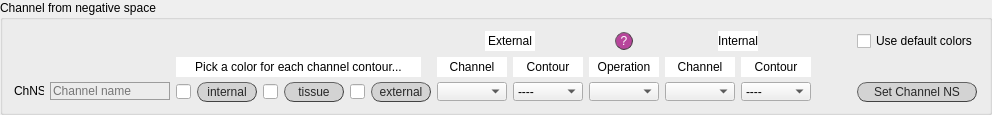
             <widget class="QGroupBox" name="set_chNS">
              <property name="enabled">
               <bool>true</bool>
              </property>
              <property name="sizePolicy">
               <sizepolicy hsizetype="Preferred" vsizetype="Fixed">
                <horstretch>0</horstretch>
                <verstretch>0</verstretch>
               </sizepolicy>
              </property>
              <property name="minimumSize">
               <size>
                <width>0</width>
                <height>115</height>
               </size>
              </property>
              <property name="maximumSize">
               <size>
                <width>16777215</width>
                <height>115</height>
               </size>
              </property>
              <property name="styleSheet">
               <string notr="true">QGroupBox#set_chNS{
font: 25 italic 10pt &quot;Calibri Light&quot;;
text-decoration: underline;
}



</string>
              </property>
              <property name="title">
               <string>Channel from negative space</string>
              </property>
              <layout class="QVBoxLayout" name="verticalLayout_3">
               <item>
                <layout class="QGridLayout" name="gridLayout_3">
                 <item row="2" column="0">
                  <widget class="QLabel" name="label_31">
                   <property name="enabled">
                    <bool>true</bool>
                   </property>
                   <property name="sizePolicy">
                    <sizepolicy hsizetype="Fixed" vsizetype="Fixed">
                     <horstretch>0</horstretch>
                     <verstretch>0</verstretch>
                    </sizepolicy>
                   </property>
                   <property name="minimumSize">
                    <size>
                     <width>30</width>
                     <height>18</height>
                    </size>
                   </property>
                   <property name="maximumSize">
                    <size>
                     <width>30</width>
                     <height>18</height>
                    </size>
                   </property>
                   <property name="styleSheet">
                    <string notr="true">font: 25 10pt &quot;Calibri Light&quot;;</string>
                   </property>
                   <property name="text">
                    <string>ChNS</string>
                   </property>
                  </widget>
                 </item>
                 <item row="1" column="5">
                  <layout class="QHBoxLayout" name="horizontalLayout_44">
                   <item>
                    <widget class="QLabel" name="lab_no_ch_6">
                     <property name="minimumSize">
                      <size>
                       <width>0</width>
                       <height>20</height>
                      </size>
                     </property>
                     <property name="maximumSize">
                      <size>
                       <width>16777215</width>
                       <height>20</height>
                      </size>
                     </property>
                     <property name="styleSheet">
                      <string notr="true">font: 25 10pt &quot;Calibri Light&quot;;
background-color: rgb(255, 255, 255);</string>
                     </property>
                     <property name="text">
                      <string>Channel</string>
                     </property>
                     <property name="alignment">
                      <set>Qt::AlignCenter</set>
                     </property>
                    </widget>
                   </item>
                   <item>
                    <widget class="QLabel" name="lab_no_ch_17">
                     <property name="minimumSize">
                      <size>
                       <width>0</width>
                       <height>20</height>
                      </size>
                     </property>
                     <property name="maximumSize">
                      <size>
                       <width>16777215</width>
                       <height>20</height>
                      </size>
                     </property>
                     <property name="styleSheet">
                      <string notr="true">font: 25 10pt &quot;Calibri Light&quot;;
background-color: rgb(255, 255, 255);</string>
                     </property>
                     <property name="text">
                      <string>Contour</string>
                     </property>
                     <property name="alignment">
                      <set>Qt::AlignCenter</set>
                     </property>
                    </widget>
                   </item>
                  </layout>
                 </item>
                 <item row="2" column="7">
                  <widget class="QPushButton" name="button_set_chNS">
                   <property name="minimumSize">
                    <size>
                     <width>120</width>
                     <height>20</height>
                    </size>
                   </property>
                   <property name="maximumSize">
                    <size>
                     <width>120</width>
                     <height>20</height>
                    </size>
                   </property>
                   <property name="autoFillBackground">
                    <bool>false</bool>
                   </property>
                   <property name="styleSheet">
                    <string notr="true">QPushButton{border-radius:10px;
border-width: 1px;
border-style: outset;
border-color: rgb(66, 66, 66);
background-color: rgb(211, 211, 211);
color: rgb(39, 39, 39);
font: 10pt &quot;Calibri Light&quot;;}

QPushButton:hover{
background-color: #eb6fbd;
border-color: #672146
}</string>
                   </property>
                   <property name="text">
                    <string>Set Channel NS</string>
                   </property>
                   <property name="checkable">
                    <bool>true</bool>
                   </property>
                  </widget>
                 </item>
                 <item row="0" column="3" alignment="Qt::AlignHCenter|Qt::AlignVCenter">
                  <widget class="QLabel" name="lab_no_ch_5">
                   <property name="minimumSize">
                    <size>
                     <width>50</width>
                     <height>20</height>
                    </size>
                   </property>
                   <property name="maximumSize">
                    <size>
                     <width>50</width>
                     <height>20</height>
                    </size>
                   </property>
                   <property name="styleSheet">
                    <string notr="true">font: 25 10pt &quot;Calibri Light&quot;;
background-color: rgb(255, 255, 255);</string>
                   </property>
                   <property name="text">
                    <string>External</string>
                   </property>
                   <property name="alignment">
                    <set>Qt::AlignCenter</set>
                   </property>
                  </widget>
                 </item>
                 <item row="2" column="2">
                  <layout class="QHBoxLayout" name="horizontalLayout_40">
                   <item>
                    <widget class="QLineEdit" name="fillcolor_chNS_int">
                     <property name="enabled">
                      <bool>true</bool>
                     </property>
                     <property name="sizePolicy">
                      <sizepolicy hsizetype="Fixed" vsizetype="Fixed">
                       <horstretch>0</horstretch>
                       <verstretch>0</verstretch>
                      </sizepolicy>
                     </property>
                     <property name="minimumSize">
                      <size>
                       <width>15</width>
                       <height>15</height>
                      </size>
                     </property>
                     <property name="maximumSize">
                      <size>
                       <width>15</width>
                       <height>15</height>
                      </size>
                     </property>
                     <property name="styleSheet">
                      <string notr="true">border-color: rgb(0, 0, 0);</string>
                     </property>
                    </widget>
                   </item>
                   <item>
                    <widget class="QPushButton" name="fillcolor_chNS_int_btn">
                     <property name="enabled">
                      <bool>true</bool>
                     </property>
                     <property name="sizePolicy">
                      <sizepolicy hsizetype="Fixed" vsizetype="Fixed">
                       <horstretch>0</horstretch>
                       <verstretch>0</verstretch>
                      </sizepolicy>
                     </property>
                     <property name="minimumSize">
                      <size>
                       <width>60</width>
                       <height>20</height>
                      </size>
                     </property>
                     <property name="maximumSize">
                      <size>
                       <width>60</width>
                       <height>20</height>
                      </size>
                     </property>
                     <property name="styleSheet">
                      <string notr="true">QPushButton{border-radius:10px;
border-width: 1px;
border-style: outset;
border-color: rgb(66, 66, 66);
background-color: rgb(211, 211, 211);
color: rgb(39, 39, 39);
font: 10pt &quot;Calibri Light&quot;;}

QPushButton:hover{
background-color: #eb6fbd;
border-color: #672146
}

QPushButton:disabled{
background-color: rgb(212, 212, 212);
border-color: rgb(66, 66, 66);
color: rgb(150, 150, 150);
}</string>
                     </property>
                     <property name="text">
                      <string>internal</string>
                     </property>
                    </widget>
                   </item>
                   <item>
                    <widget class="QLineEdit" name="fillcolor_chNS_tiss">
                     <property name="enabled">
                      <bool>true</bool>
                     </property>
                     <property name="sizePolicy">
                      <sizepolicy hsizetype="Fixed" vsizetype="Fixed">
                       <horstretch>0</horstretch>
                       <verstretch>0</verstretch>
                      </sizepolicy>
                     </property>
                     <property name="minimumSize">
                      <size>
                       <width>15</width>
                       <height>15</height>
                      </size>
                     </property>
                     <property name="maximumSize">
                      <size>
                       <width>15</width>
                       <height>15</height>
                      </size>
                     </property>
                     <property name="styleSheet">
                      <string notr="true">border-color: rgb(0, 0, 0);</string>
                     </property>
                    </widget>
                   </item>
                   <item>
                    <widget class="QPushButton" name="fillcolor_chNS_tiss_btn">
                     <property name="enabled">
                      <bool>true</bool>
                     </property>
                     <property name="sizePolicy">
                      <sizepolicy hsizetype="Fixed" vsizetype="Fixed">
                       <horstretch>0</horstretch>
                       <verstretch>0</verstretch>
                      </sizepolicy>
                     </property>
                     <property name="minimumSize">
                      <size>
                       <width>60</width>
                       <height>20</height>
                      </size>
                     </property>
                     <property name="maximumSize">
                      <size>
                       <width>60</width>
                       <height>20</height>
                      </size>
                     </property>
                     <property name="styleSheet">
                      <string notr="true">QPushButton{border-radius:10px;
border-width: 1px;
border-style: outset;
border-color: rgb(66, 66, 66);
background-color: rgb(211, 211, 211);
color: rgb(39, 39, 39);
font: 10pt &quot;Calibri Light&quot;;}

QPushButton:hover{
background-color: #eb6fbd;
border-color: #672146
}

QPushButton:disabled{
background-color: rgb(212, 212, 212);
border-color: rgb(66, 66, 66);
color: rgb(150, 150, 150);
}</string>
                     </property>
                     <property name="text">
                      <string>tissue</string>
                     </property>
                    </widget>
                   </item>
                   <item>
                    <widget class="QLineEdit" name="fillcolor_chNS_ext">
                     <property name="enabled">
                      <bool>true</bool>
                     </property>
                     <property name="sizePolicy">
                      <sizepolicy hsizetype="Fixed" vsizetype="Fixed">
                       <horstretch>0</horstretch>
                       <verstretch>0</verstretch>
                      </sizepolicy>
                     </property>
                     <property name="minimumSize">
                      <size>
                       <width>15</width>
                       <height>15</height>
                      </size>
                     </property>
                     <property name="maximumSize">
                      <size>
                       <width>15</width>
                       <height>15</height>
                      </size>
                     </property>
                     <property name="styleSheet">
                      <string notr="true">border-color: rgb(0, 0, 0);</string>
                     </property>
                    </widget>
                   </item>
                   <item>
                    <widget class="QPushButton" name="fillcolor_chNS_ext_btn">
                     <property name="enabled">
                      <bool>true</bool>
                     </property>
                     <property name="sizePolicy">
                      <sizepolicy hsizetype="Fixed" vsizetype="Fixed">
                       <horstretch>0</horstretch>
                       <verstretch>0</verstretch>
                      </sizepolicy>
                     </property>
                     <property name="minimumSize">
                      <size>
                       <width>60</width>
                       <height>20</height>
                      </size>
                     </property>
                     <property name="maximumSize">
                      <size>
                       <width>60</width>
                       <height>20</height>
                      </size>
                     </property>
                     <property name="styleSheet">
                      <string notr="true">QPushButton{border-radius:10px;
border-width: 1px;
border-style: outset;
border-color: rgb(66, 66, 66);
background-color: rgb(211, 211, 211);
color: rgb(39, 39, 39);
font: 10pt &quot;Calibri Light&quot;;}

QPushButton:hover{
background-color: #eb6fbd;
border-color: #672146
}

QPushButton:disabled{
background-color: rgb(212, 212, 212);
border-color: rgb(66, 66, 66);
color: rgb(150, 150, 150);
}</string>
                     </property>
                     <property name="text">
                      <string>external</string>
                     </property>
                    </widget>
                   </item>
                  </layout>
                 </item>
                 <item row="2" column="1">
                  <widget class="QLineEdit" name="chNS_username">
                   <property name="enabled">
                    <bool>true</bool>
                   </property>
                   <property name="sizePolicy">
                    <sizepolicy hsizetype="Fixed" vsizetype="Fixed">
                     <horstretch>0</horstretch>
                     <verstretch>0</verstretch>
                    </sizepolicy>
                   </property>
                   <property name="minimumSize">
                    <size>
                     <width>120</width>
                     <height>18</height>
                    </size>
                   </property>
                   <property name="maximumSize">
                    <size>
                     <width>120</width>
                     <height>16777215</height>
                    </size>
                   </property>
                   <property name="styleSheet">
                    <string notr="true">QLineEdit {background-color: rgba(0,0,0,0);
border: 1px solid rgb(156, 156, 156);
font: 25 10pt &quot;Calibri Light&quot;;
font-family: &quot;Calibri Light&quot;;
}
QLineEdit:focus { border: 1px solid #eb6fbd;}
					</string>
                   </property>
                   <property name="text">
                    <string/>
                   </property>
                   <property name="placeholderText">
                    <string>Channel name</string>
                   </property>
                  </widget>
                 </item>
                 <item row="1" column="3">
                  <layout class="QHBoxLayout" name="horizontalLayout_43">
                   <item>
                    <widget class="QLabel" name="lab_no_ch_19">
                     <property name="minimumSize">
                      <size>
                       <width>70</width>
                       <height>20</height>
                      </size>
                     </property>
                     <property name="maximumSize">
                      <size>
                       <width>70</width>
                       <height>20</height>
                      </size>
                     </property>
                     <property name="styleSheet">
                      <string notr="true">font: 25 10pt &quot;Calibri Light&quot;;
background-color: rgb(255, 255, 255);</string>
                     </property>
                     <property name="text">
                      <string>Channel</string>
                     </property>
                     <property name="alignment">
                      <set>Qt::AlignCenter</set>
                     </property>
                    </widget>
                   </item>
                   <item>
                    <widget class="QLabel" name="lab_no_ch_18">
                     <property name="minimumSize">
                      <size>
                       <width>70</width>
                       <height>20</height>
                      </size>
                     </property>
                     <property name="maximumSize">
                      <size>
                       <width>70</width>
                       <height>20</height>
                      </size>
                     </property>
                     <property name="styleSheet">
                      <string notr="true">font: 25 10pt &quot;Calibri Light&quot;;
background-color: rgb(255, 255, 255);</string>
                     </property>
                     <property name="text">
                      <string>Contour</string>
                     </property>
                     <property name="alignment">
                      <set>Qt::AlignCenter</set>
                     </property>
                    </widget>
                   </item>
                  </layout>
                 </item>
                 <item row="1" column="2">
                  <widget class="QLabel" name="lab_no_ch_4">
                   <property name="minimumSize">
                    <size>
                     <width>245</width>
                     <height>20</height>
                    </size>
                   </property>
                   <property name="maximumSize">
                    <size>
                     <width>240</width>
                     <height>20</height>
                    </size>
                   </property>
                   <property name="styleSheet">
                    <string notr="true">font: 25 10pt &quot;Calibri Light&quot;;
background-color: rgb(255, 255, 255);</string>
                   </property>
                   <property name="text">
                    <string>Pick a color for each channel contour...</string>
                   </property>
                   <property name="alignment">
                    <set>Qt::AlignCenter</set>
                   </property>
                  </widget>
                 </item>
                 <item row="1" column="4">
                  <widget class="QLabel" name="lab_no_ch_8">
                   <property name="minimumSize">
                    <size>
                     <width>70</width>
                     <height>20</height>
                    </size>
                   </property>
                   <property name="maximumSize">
                    <size>
                     <width>70</width>
                     <height>20</height>
                    </size>
                   </property>
                   <property name="styleSheet">
                    <string notr="true">font: 25 10pt &quot;Calibri Light&quot;;
background-color: rgb(255, 255, 255);</string>
                   </property>
                   <property name="text">
                    <string>Operation</string>
                   </property>
                   <property name="alignment">
                    <set>Qt::AlignCenter</set>
                   </property>
                  </widget>
                 </item>
                 <item row="0" column="7">
                  <widget class="QCheckBox" name="ck_def_colorsNS">
                   <property name="sizePolicy">
                    <sizepolicy hsizetype="Fixed" vsizetype="Fixed">
                     <horstretch>0</horstretch>
                     <verstretch>0</verstretch>
                    </sizepolicy>
                   </property>
                   <property name="minimumSize">
                    <size>
                     <width>120</width>
                     <height>18</height>
                    </size>
                   </property>
                   <property name="layoutDirection">
                    <enum>Qt::LeftToRight</enum>
                   </property>
                   <property name="styleSheet">
                    <string notr="true">font: 25 10pt &quot;Calibri Light&quot;;</string>
                   </property>
                   <property name="text">
                    <string>Use default colors</string>
                   </property>
                  </widget>
                 </item>
                 <item row="0" column="4" alignment="Qt::AlignHCenter|Qt::AlignVCenter">
                  <widget class="QPushButton" name="q_operation">
                   <property name="minimumSize">
                    <size>
                     <width>18</width>
                     <height>18</height>
                    </size>
                   </property>
                   <property name="maximumSize">
                    <size>
                     <width>18</width>
                     <height>18</height>
                    </size>
                   </property>
                   <property name="styleSheet">
                    <string notr="true">QPushButton{border-radius:9px;
border-width: 1px;
border-style: outset;
border-color: rgb(66, 66, 66);
background-color: rgba(162, 0, 122,180);
color: rgb(255, 255, 255);
font: 9pt &quot;Calibri Light&quot;;}

QPushButton:hover{
background-color: rgb(0, 0, 0);
border-color: #672146
}</string>
                   </property>
                   <property name="text">
                    <string>?</string>
                   </property>
                  </widget>
                 </item>
                 <item row="2" column="4">
                  <widget class="QComboBox" name="chNS_operation">
                   <property name="enabled">
                    <bool>true</bool>
                   </property>
                   <property name="sizePolicy">
                    <sizepolicy hsizetype="Fixed" vsizetype="Fixed">
                     <horstretch>0</horstretch>
                     <verstretch>0</verstretch>
                    </sizepolicy>
                   </property>
                   <property name="minimumSize">
                    <size>
                     <width>70</width>
                     <height>19</height>
                    </size>
                   </property>
                   <property name="maximumSize">
                    <size>
                     <width>70</width>
                     <height>19</height>
                    </size>
                   </property>
                   <property name="styleSheet">
                    <string notr="true">font: 25 10pt &quot;Calibri Light&quot;;</string>
                   </property>
                  </widget>
                 </item>
                 <item row="2" column="5">
                  <layout class="QHBoxLayout" name="horizontalLayout_42">
                   <item>
                    <widget class="QComboBox" name="int_chNS">
                     <property name="enabled">
                      <bool>true</bool>
                     </property>
                     <property name="sizePolicy">
                      <sizepolicy hsizetype="Fixed" vsizetype="Fixed">
                       <horstretch>0</horstretch>
                       <verstretch>0</verstretch>
                      </sizepolicy>
                     </property>
                     <property name="minimumSize">
                      <size>
                       <width>70</width>
                       <height>19</height>
                      </size>
                     </property>
                     <property name="maximumSize">
                      <size>
                       <width>70</width>
                       <height>19</height>
                      </size>
                     </property>
                     <property name="styleSheet">
                      <string notr="true">font: 25 10pt &quot;Calibri Light&quot;;</string>
                     </property>
                    </widget>
                   </item>
                   <item>
                    <widget class="QComboBox" name="int_contNS">
                     <property name="enabled">
                      <bool>true</bool>
                     </property>
                     <property name="sizePolicy">
                      <sizepolicy hsizetype="Fixed" vsizetype="Fixed">
                       <horstretch>0</horstretch>
                       <verstretch>0</verstretch>
                      </sizepolicy>
                     </property>
                     <property name="minimumSize">
                      <size>
                       <width>70</width>
                       <height>19</height>
                      </size>
                     </property>
                     <property name="maximumSize">
                      <size>
                       <width>70</width>
                       <height>19</height>
                      </size>
                     </property>
                     <property name="styleSheet">
                      <string notr="true">font: 25 10pt &quot;Calibri Light&quot;;</string>
                     </property>
                     <item>
                      <property name="text">
                       <string>----</string>
                      </property>
                     </item>
                     <item>
                      <property name="text">
                       <string>internal</string>
                      </property>
                     </item>
                     <item>
                      <property name="text">
                       <string>external</string>
                      </property>
                     </item>
                    </widget>
                   </item>
                  </layout>
                 </item>
                 <item row="0" column="5" alignment="Qt::AlignHCenter|Qt::AlignVCenter">
                  <widget class="QLabel" name="lab_no_ch_20">
                   <property name="minimumSize">
                    <size>
                     <width>0</width>
                     <height>20</height>
                    </size>
                   </property>
                   <property name="maximumSize">
                    <size>
                     <width>16777215</width>
                     <height>20</height>
                    </size>
                   </property>
                   <property name="styleSheet">
                    <string notr="true">font: 25 10pt &quot;Calibri Light&quot;;
background-color: rgb(255, 255, 255);</string>
                   </property>
                   <property name="text">
                    <string>Internal</string>
                   </property>
                   <property name="alignment">
                    <set>Qt::AlignCenter</set>
                   </property>
                  </widget>
                 </item>
                 <item row="2" column="3">
                  <layout class="QHBoxLayout" name="horizontalLayout_41">
                   <item>
                    <widget class="QComboBox" name="ext_chNS">
                     <property name="enabled">
                      <bool>true</bool>
                     </property>
                     <property name="sizePolicy">
                      <sizepolicy hsizetype="Fixed" vsizetype="Fixed">
                       <horstretch>0</horstretch>
                       <verstretch>0</verstretch>
                      </sizepolicy>
                     </property>
                     <property name="minimumSize">
                      <size>
                       <width>70</width>
                       <height>19</height>
                      </size>
                     </property>
                     <property name="maximumSize">
                      <size>
                       <width>70</width>
                       <height>19</height>
                      </size>
                     </property>
                     <property name="styleSheet">
                      <string notr="true">font: 25 10pt &quot;Calibri Light&quot;;</string>
                     </property>
                    </widget>
                   </item>
                   <item>
                    <widget class="QComboBox" name="ext_contNS">
                     <property name="enabled">
                      <bool>true</bool>
                     </property>
                     <property name="sizePolicy">
                      <sizepolicy hsizetype="Fixed" vsizetype="Fixed">
                       <horstretch>0</horstretch>
                       <verstretch>0</verstretch>
                      </sizepolicy>
                     </property>
                     <property name="minimumSize">
                      <size>
                       <width>70</width>
                       <height>19</height>
                      </size>
                     </property>
                     <property name="maximumSize">
                      <size>
                       <width>70</width>
                       <height>19</height>
                      </size>
                     </property>
                     <property name="styleSheet">
                      <string notr="true">font: 25 10pt &quot;Calibri Light&quot;;</string>
                     </property>
                     <item>
                      <property name="text">
                       <string>----</string>
                      </property>
                     </item>
                     <item>
                      <property name="text">
                       <string>internal</string>
                      </property>
                     </item>
                     <item>
                      <property name="text">
                       <string>external</string>
                      </property>
                     </item>
                    </widget>
                   </item>
                  </layout>
                 </item>
                 <item row="0" column="6">
                  <spacer name="horizontalSpacer_5">
                   <property name="orientation">
                    <enum>Qt::Horizontal</enum>
                   </property>
                   <property name="sizeHint" stdset="0">
                    <size>
                     <width>40</width>
                     <height>20</height>
                    </size>
                   </property>
                  </spacer>
                 </item>
                </layout>
               </item>
              </layout>
             </widget>
